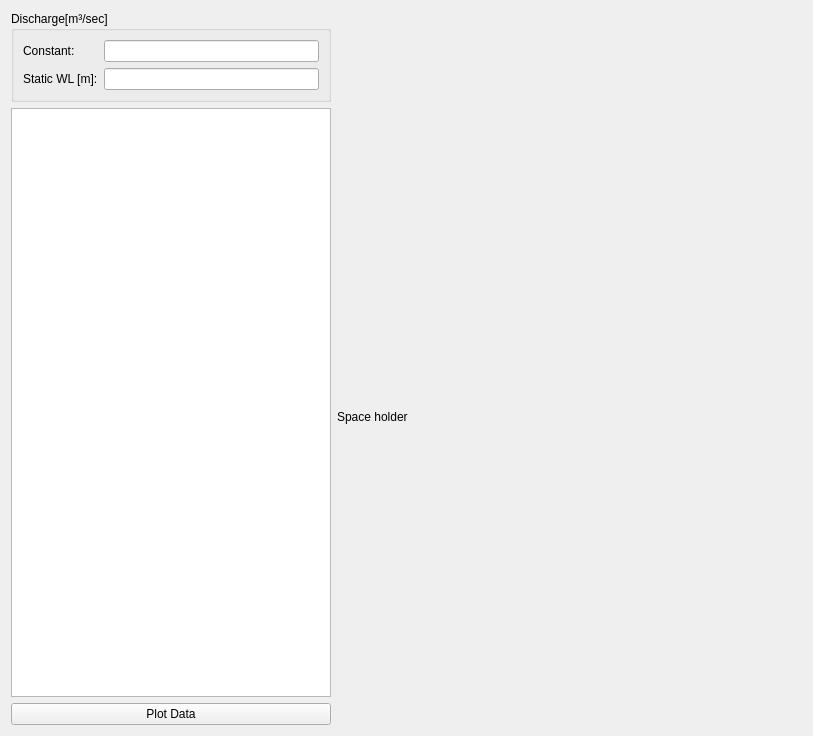
<?xml version="1.0" encoding="UTF-8"?>
<ui version="4.0">
 <class>PumpingData</class>
 <widget class="QWidget" name="PumpingData">
  <property name="geometry">
   <rect>
    <x>0</x>
    <y>0</y>
    <width>813</width>
    <height>736</height>
   </rect>
  </property>
  <property name="windowTitle">
   <string>Form</string>
  </property>
  <layout class="QVBoxLayout" name="verticalLayout_2">
   <item>
    <widget class="QGroupBox" name="gb_dicharge">
     <property name="sizePolicy">
      <sizepolicy hsizetype="Fixed" vsizetype="Fixed">
       <horstretch>0</horstretch>
       <verstretch>0</verstretch>
      </sizepolicy>
     </property>
     <property name="minimumSize">
      <size>
       <width>320</width>
       <height>0</height>
      </size>
     </property>
     <property name="maximumSize">
      <size>
       <width>320</width>
       <height>100</height>
      </size>
     </property>
     <property name="title">
      <string>Discharge[m³/sec]</string>
     </property>
     <layout class="QFormLayout" name="formLayout_4">
      <item row="0" column="0">
       <widget class="QLabel" name="lbl_constant">
        <property name="text">
         <string>Constant:</string>
        </property>
        <property name="buddy">
         <cstring>l_edit_constant</cstring>
        </property>
       </widget>
      </item>
      <item row="0" column="1">
       <widget class="QLineEdit" name="l_edit_constant"/>
      </item>
      <item row="2" column="1">
       <widget class="QLineEdit" name="l_edit_static_wl"/>
      </item>
      <item row="2" column="0">
       <widget class="QLabel" name="lbl_static_wl">
        <property name="text">
         <string>Static WL [m]:</string>
        </property>
        <property name="buddy">
         <cstring>l_edit_static_wl</cstring>
        </property>
       </widget>
      </item>
     </layout>
    </widget>
   </item>
   <item>
    <layout class="QHBoxLayout" name="horizontalLayout">
     <item>
      <layout class="QVBoxLayout" name="verticalLayout">
       <item>
        <widget class="QTableView" name="table_drawdown">
         <property name="sizePolicy">
          <sizepolicy hsizetype="Fixed" vsizetype="Expanding">
           <horstretch>0</horstretch>
           <verstretch>0</verstretch>
          </sizepolicy>
         </property>
         <property name="minimumSize">
          <size>
           <width>320</width>
           <height>0</height>
          </size>
         </property>
         <property name="maximumSize">
          <size>
           <width>320</width>
           <height>16777215</height>
          </size>
         </property>
        </widget>
       </item>
       <item>
        <widget class="QPushButton" name="pushButton">
         <property name="sizePolicy">
          <sizepolicy hsizetype="Fixed" vsizetype="Fixed">
           <horstretch>0</horstretch>
           <verstretch>0</verstretch>
          </sizepolicy>
         </property>
         <property name="minimumSize">
          <size>
           <width>320</width>
           <height>0</height>
          </size>
         </property>
         <property name="maximumSize">
          <size>
           <width>320</width>
           <height>16777215</height>
          </size>
         </property>
         <property name="text">
          <string>Plot Data</string>
         </property>
        </widget>
       </item>
      </layout>
     </item>
     <item>
      <widget class="QLabel" name="lbl_scatter_graph_space_hoder">
       <property name="text">
        <string>Space holder</string>
       </property>
      </widget>
     </item>
    </layout>
   </item>
  </layout>
 </widget>
 <resources/>
 <connections/>
</ui>
